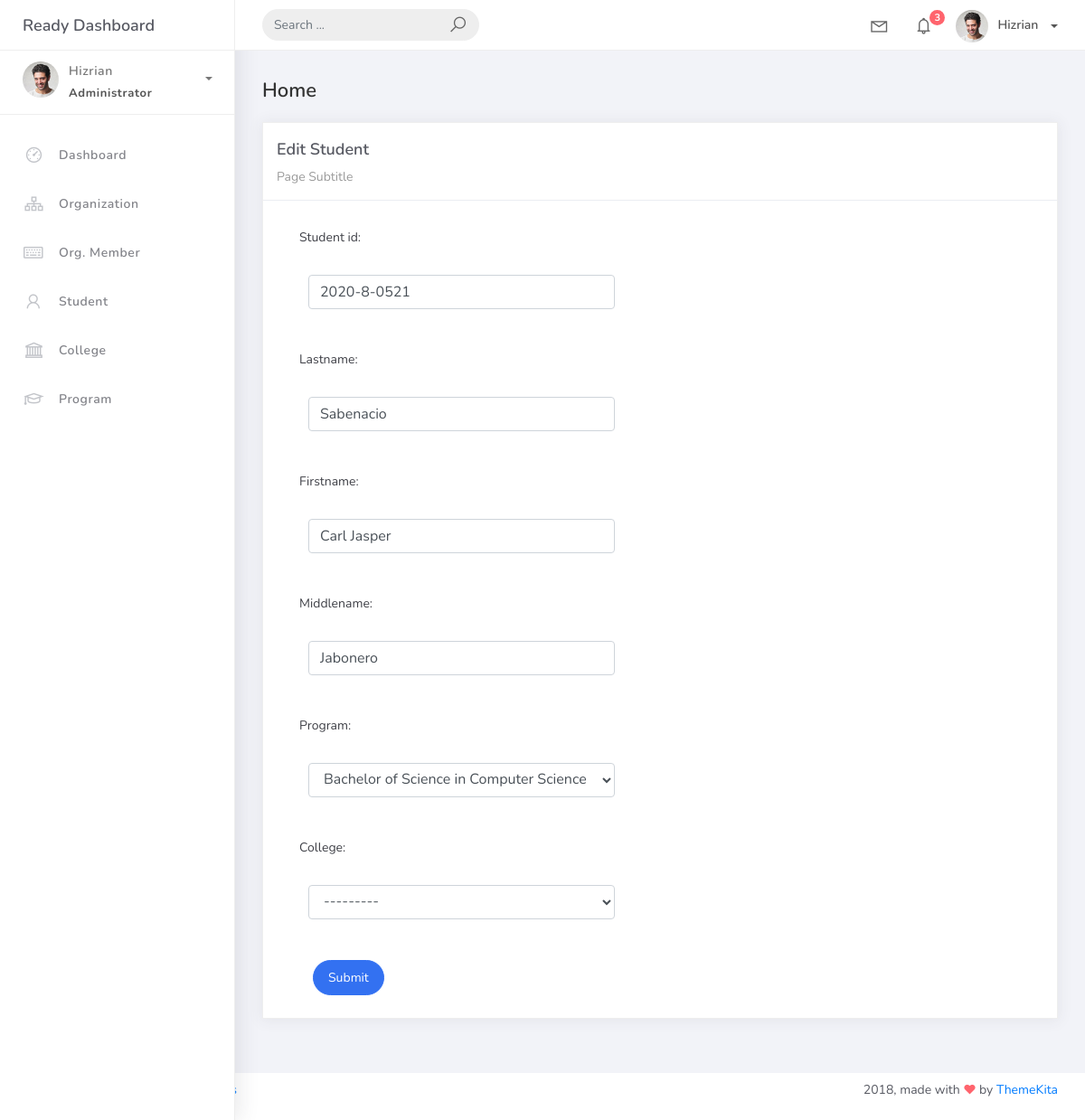
/student_list/101, run on the app's committed database.
### studentorg/models.py (models this page shows, shortened)
class BaseModel(models.Model):
    created_at = models.DateTimeField(auto_now_add=True, db_index=True)
    updated_at = models.DateTimeField(auto_now=True)
    class Meta:
        abstract = True

class Student(BaseModel):
    student_id = models.CharField(max_length=15)
    lastname = models.CharField(max_length=25)
    firstname = models.CharField(max_length=25)
    middlename = models.CharField(max_length=25, blank=True, null=True)
    program = models.ForeignKey(Program, on_delete=models.CASCADE)
    college = models.ForeignKey(College, null=True, blank=True, on_delete=models.CASCADE)

### studentorg/views.py (the view, shortened to what this page needs)
# urls.py: path('student_list/<pk>', StudentUpdateView.as_view(), name='student-update'),
class StudentUpdateView(UpdateView):
    model = Student
    form_class = StudentForm
    template_name = 'student_edit.html'
    success_url = reverse_lazy('student-list')

### studentorg/forms.py
class StudentForm(ModelForm):
    class Meta:
        model = Student
        fields = "__all__"

### studentorg/models.py (called while the page is built)
	def __str__(self):
		return self.college_name

    def __str__(self):
        return self.prog_name

### templates/student_edit.html (shortened to what this page needs)
{% extends 'base.html' %}
{% load static %}
{% block content %}
  <div class="content">
    <div class="container-fluid">
      <h4 class="page-title">Home</h4>
      <div class="row">
        <div class="col-md-12">
          <div class="card">
            <div class="card-header">
              <div class="card-title">Edit Student</div>
              <div class="card-category">Page Subtitle</div>
            </div>
            <div class="col-md-6">
              <div class="card-body">
                <form action="" method="post" novalidate>
                  {% include 'includes/form.html' %}
                  <div class="form-group">
                    <div class="col-md-12 col-sm-3">
                      <button type="submit" class="btn btn-primary btn-rounded">Submit</button>
                    </div>
                  </div>
                 </div>
              </div>
            </div>
          </div>
        </div>
      </div>
    </div>
  </div>
{% endblock %}

### templates/includes/form.html (shortened to what this page needs)
{% load widget_tweaks %}
{% for field in form %}
<div class="field item form-group">
        <label>{{ field.label_tag }}</label>
    <div class="form-group">
        {% render_field field class="form-control" %}
    </div>
</div>
{% endfor %}

### data on the page
Student: student_id "2020-8-0521" "Sabenacio" "Carl Jasper" "Jabonero" "Bachelor of Science in Computer Science" "---------"

### other printed values
{{ field.label_tag }} "Student id:" "Lastname:" "Firstname:" "Middlename:" "Program:" "College:"
